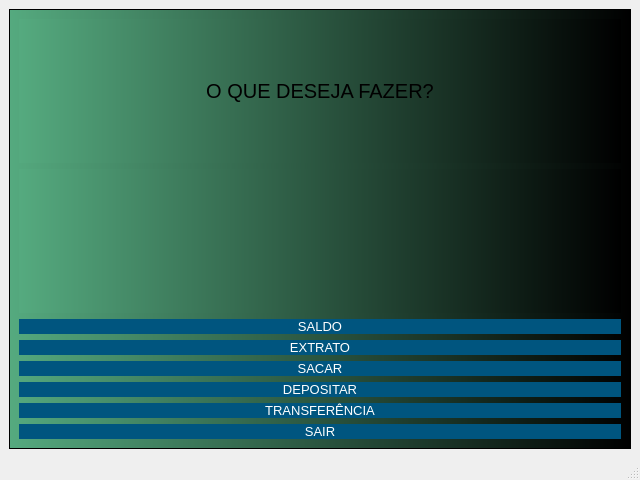
<?xml version="1.0" encoding="UTF-8"?>
<ui version="4.0">
 <class>MainWindow</class>
 <widget class="QMainWindow" name="MainWindow">
  <property name="geometry">
   <rect>
    <x>0</x>
    <y>0</y>
    <width>640</width>
    <height>480</height>
   </rect>
  </property>
  <property name="windowTitle">
   <string>MainWindow</string>
  </property>
  <property name="styleSheet">
   <string notr="true"/>
  </property>
  <widget class="QWidget" name="centralwidget">
   <layout class="QHBoxLayout" name="horizontalLayout">
    <item>
     <widget class="QFrame" name="frame">
      <property name="styleSheet">
       <string notr="true">background-color: qlineargradient(spread:pad, x1:0, y1:0, x2:1, y2:0, stop:0 rgba(85, 170, 127, 255), stop:1 rgba(0, 0, 0, 255));</string>
      </property>
      <property name="frameShape">
       <enum>QFrame::StyledPanel</enum>
      </property>
      <property name="frameShadow">
       <enum>QFrame::Raised</enum>
      </property>
      <layout class="QVBoxLayout" name="verticalLayout">
       <item>
        <widget class="QLabel" name="label_2">
         <property name="font">
          <font>
           <pointsize>15</pointsize>
          </font>
         </property>
         <property name="text">
          <string>O QUE DESEJA FAZER?</string>
         </property>
         <property name="alignment">
          <set>Qt::AlignCenter</set>
         </property>
        </widget>
       </item>
       <item>
        <widget class="QLabel" name="label">
         <property name="text">
          <string> </string>
         </property>
        </widget>
       </item>
       <item>
        <widget class="QPushButton" name="pushButton">
         <property name="font">
          <font>
           <pointsize>10</pointsize>
          </font>
         </property>
         <property name="cursor">
          <cursorShape>PointingHandCursor</cursorShape>
         </property>
         <property name="styleSheet">
          <string notr="true">QPushButton{
background-color: rgb(0, 85, 127);
color: rgb(255, 255, 255);
border-radius:10px
}

QPushButton:hover{
	background-color: rgb(255, 255, 255);
	color: rgb(0, 0, 0);
}</string>
         </property>
         <property name="text">
          <string>SALDO</string>
         </property>
        </widget>
       </item>
       <item>
        <widget class="QPushButton" name="pushButton_2">
         <property name="font">
          <font>
           <pointsize>10</pointsize>
          </font>
         </property>
         <property name="cursor">
          <cursorShape>PointingHandCursor</cursorShape>
         </property>
         <property name="styleSheet">
          <string notr="true">QPushButton{
background-color: rgb(0, 85, 127);
color: rgb(255, 255, 255);
border-radius:10px
}

QPushButton:hover{
	background-color: rgb(255, 255, 255);
	color: rgb(0, 0, 0);
}</string>
         </property>
         <property name="text">
          <string>EXTRATO</string>
         </property>
        </widget>
       </item>
       <item>
        <widget class="QPushButton" name="pushButton_4">
         <property name="font">
          <font>
           <pointsize>10</pointsize>
          </font>
         </property>
         <property name="cursor">
          <cursorShape>PointingHandCursor</cursorShape>
         </property>
         <property name="styleSheet">
          <string notr="true">QPushButton{
background-color: rgb(0, 85, 127);
color: rgb(255, 255, 255);
border-radius:10px
}

QPushButton:hover{
	background-color: rgb(255, 255, 255);
	color: rgb(0, 0, 0);
}</string>
         </property>
         <property name="text">
          <string>SACAR</string>
         </property>
        </widget>
       </item>
       <item>
        <widget class="QPushButton" name="pushButton_5">
         <property name="font">
          <font>
           <pointsize>10</pointsize>
          </font>
         </property>
         <property name="cursor">
          <cursorShape>PointingHandCursor</cursorShape>
         </property>
         <property name="styleSheet">
          <string notr="true">QPushButton{
background-color: rgb(0, 85, 127);
color: rgb(255, 255, 255);
border-radius:10px
}

QPushButton:hover{
	background-color: rgb(255, 255, 255);
	color: rgb(0, 0, 0);
}</string>
         </property>
         <property name="text">
          <string>DEPOSITAR</string>
         </property>
        </widget>
       </item>
       <item>
        <widget class="QPushButton" name="pushButton_3">
         <property name="font">
          <font>
           <pointsize>10</pointsize>
          </font>
         </property>
         <property name="cursor">
          <cursorShape>PointingHandCursor</cursorShape>
         </property>
         <property name="styleSheet">
          <string notr="true">QPushButton{
background-color: rgb(0, 85, 127);
color: rgb(255, 255, 255);
border-radius:10px
}

QPushButton:hover{
	background-color: rgb(255, 255, 255);
	color: rgb(0, 0, 0);
}</string>
         </property>
         <property name="text">
          <string>TRANSFERÊNCIA</string>
         </property>
        </widget>
       </item>
       <item>
        <widget class="QPushButton" name="pushButton_6">
         <property name="font">
          <font>
           <pointsize>10</pointsize>
          </font>
         </property>
         <property name="cursor">
          <cursorShape>PointingHandCursor</cursorShape>
         </property>
         <property name="styleSheet">
          <string notr="true">QPushButton{
background-color: rgb(0, 85, 127);
color: rgb(255, 255, 255);
border-radius:10px
}

QPushButton:hover{
	background-color: rgb(255, 255, 255);
	color: rgb(0, 0, 0);
}</string>
         </property>
         <property name="text">
          <string>SAIR</string>
         </property>
        </widget>
       </item>
      </layout>
     </widget>
    </item>
   </layout>
  </widget>
  <widget class="QMenuBar" name="menubar">
   <property name="geometry">
    <rect>
     <x>0</x>
     <y>0</y>
     <width>640</width>
     <height>21</height>
    </rect>
   </property>
  </widget>
  <widget class="QStatusBar" name="statusbar"/>
 </widget>
 <resources/>
 <connections/>
</ui>
